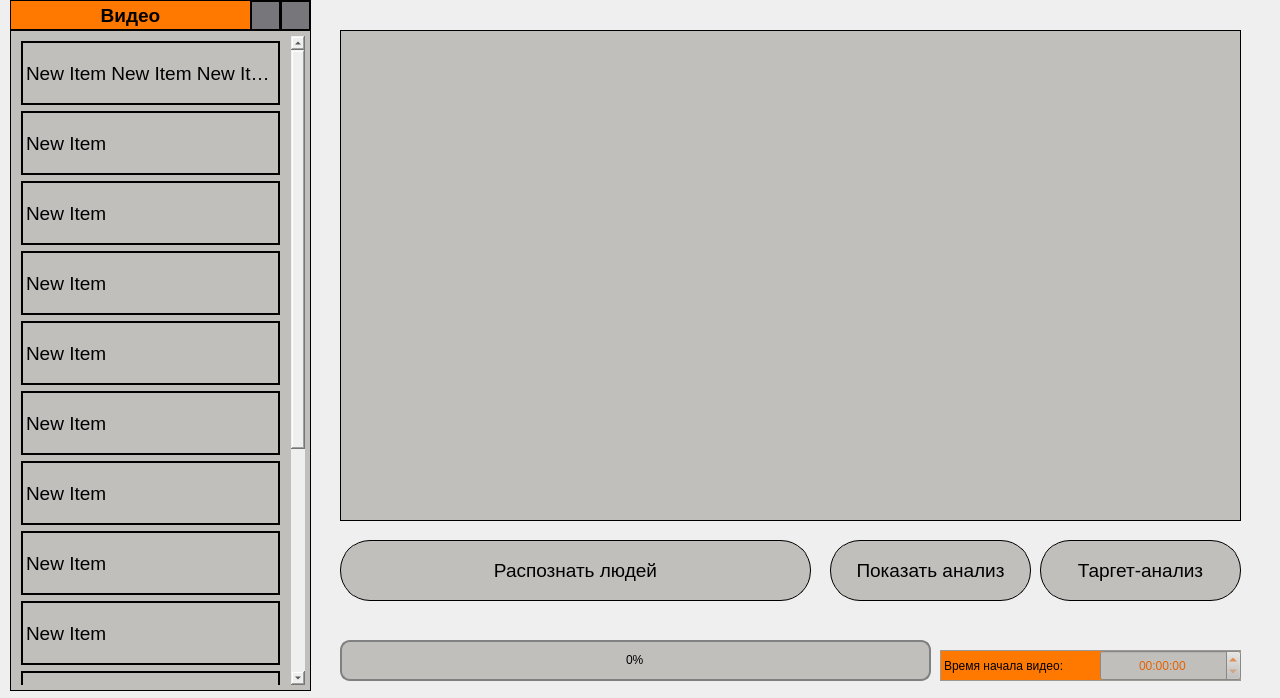
<?xml version="1.0" encoding="UTF-8"?>
<ui version="4.0">
 <class>MainWindow</class>
 <widget class="QMainWindow" name="MainWindow">
  <property name="enabled">
   <bool>true</bool>
  </property>
  <property name="geometry">
   <rect>
    <x>0</x>
    <y>0</y>
    <width>1280</width>
    <height>698</height>
   </rect>
  </property>
  <property name="font">
   <font>
    <weight>50</weight>
    <bold>false</bold>
    <underline>false</underline>
   </font>
  </property>
  <property name="mouseTracking">
   <bool>false</bool>
  </property>
  <property name="focusPolicy">
   <enum>Qt::StrongFocus</enum>
  </property>
  <property name="windowTitle">
   <string>Анализ людей на видеозаписи</string>
  </property>
  <property name="styleSheet">
   <string notr="true">background-color: rgb(239, 239, 239);</string>
  </property>
  <property name="unifiedTitleAndToolBarOnMac">
   <bool>false</bool>
  </property>
  <widget class="QWidget" name="centralwidget">
   <widget class="QListWidget" name="list_view">
    <property name="geometry">
     <rect>
      <x>10</x>
      <y>30</y>
      <width>301</width>
      <height>661</height>
     </rect>
    </property>
    <property name="font">
     <font>
      <pointsize>14</pointsize>
     </font>
    </property>
    <property name="cursor" stdset="0">
     <cursorShape>ArrowCursor</cursorShape>
    </property>
    <property name="focusPolicy">
     <enum>Qt::NoFocus</enum>
    </property>
    <property name="styleSheet">
     <string notr="true">QListView{
	background-color: rgb(192, 191, 188);
	border-color: rgb(0, 0, 0);
	border-style: solid;
	border-width: 1px;
	padding: 5px;
	padding-left: 5px;
}

QListView:item{
	border: 2px solid black;
	margin:5px;
	height:60px;
	width:255px;
}

QListView:item:selected{
	border: 1px solid black;
	background-color: rgba(255, 120, 0, 171);
}</string>
    </property>
    <property name="autoScroll">
     <bool>true</bool>
    </property>
    <property name="iconSize">
     <size>
      <width>35</width>
      <height>35</height>
     </size>
    </property>
    <property name="movement">
     <enum>QListView::Static</enum>
    </property>
    <property name="flow">
     <enum>QListView::LeftToRight</enum>
    </property>
    <property name="isWrapping" stdset="0">
     <bool>true</bool>
    </property>
    <property name="resizeMode">
     <enum>QListView::Fixed</enum>
    </property>
    <property name="layoutMode">
     <enum>QListView::SinglePass</enum>
    </property>
    <property name="spacing">
     <number>0</number>
    </property>
    <property name="gridSize">
     <size>
      <width>200</width>
      <height>70</height>
     </size>
    </property>
    <property name="viewMode">
     <enum>QListView::ListMode</enum>
    </property>
    <property name="modelColumn">
     <number>0</number>
    </property>
    <property name="uniformItemSizes">
     <bool>false</bool>
    </property>
    <property name="wordWrap">
     <bool>false</bool>
    </property>
    <property name="selectionRectVisible">
     <bool>true</bool>
    </property>
    <property name="currentRow">
     <number>-1</number>
    </property>
    <property name="sortingEnabled">
     <bool>false</bool>
    </property>
    <item>
     <property name="text">
      <string>New Item New Item New Item</string>
     </property>
     <property name="icon">
      <iconset>
       <normaloff>pyqt_resources/video_icon.png</normaloff>pyqt_resources/video_icon.png</iconset>
     </property>
    </item>
    <item>
     <property name="text">
      <string>New Item</string>
     </property>
    </item>
    <item>
     <property name="text">
      <string>New Item</string>
     </property>
    </item>
    <item>
     <property name="text">
      <string>New Item</string>
     </property>
    </item>
    <item>
     <property name="text">
      <string>New Item</string>
     </property>
    </item>
    <item>
     <property name="text">
      <string>New Item</string>
     </property>
    </item>
    <item>
     <property name="text">
      <string>New Item</string>
     </property>
    </item>
    <item>
     <property name="text">
      <string>New Item</string>
     </property>
    </item>
    <item>
     <property name="text">
      <string>New Item</string>
     </property>
    </item>
    <item>
     <property name="text">
      <string>New Item</string>
     </property>
    </item>
    <item>
     <property name="text">
      <string>New Item</string>
     </property>
    </item>
    <item>
     <property name="text">
      <string>New Item</string>
     </property>
    </item>
    <item>
     <property name="text">
      <string>New Item</string>
     </property>
    </item>
    <item>
     <property name="text">
      <string>New Item</string>
     </property>
    </item>
   </widget>
   <widget class="QLabel" name="l_videos">
    <property name="geometry">
     <rect>
      <x>10</x>
      <y>0</y>
      <width>241</width>
      <height>30</height>
     </rect>
    </property>
    <property name="font">
     <font>
      <pointsize>14</pointsize>
      <weight>75</weight>
      <bold>true</bold>
     </font>
    </property>
    <property name="styleSheet">
     <string notr="true">background-color: rgb(255, 120, 0);
border-color: rgb(0, 0, 0);
border-style: solid;
border-width: 1px;
</string>
    </property>
    <property name="text">
     <string>Видео</string>
    </property>
    <property name="alignment">
     <set>Qt::AlignCenter</set>
    </property>
   </widget>
   <widget class="QLabel" name="l_preview">
    <property name="geometry">
     <rect>
      <x>340</x>
      <y>30</y>
      <width>901</width>
      <height>491</height>
     </rect>
    </property>
    <property name="styleSheet">
     <string notr="true">background-color: rgb(192, 191, 188);
border-color: rgb(0, 0, 0);
border-style: solid;
border-width: 1px;</string>
    </property>
    <property name="text">
     <string/>
    </property>
   </widget>
   <widget class="QPushButton" name="btn_analyze">
    <property name="enabled">
     <bool>false</bool>
    </property>
    <property name="geometry">
     <rect>
      <x>340</x>
      <y>540</y>
      <width>471</width>
      <height>61</height>
     </rect>
    </property>
    <property name="palette">
     <palette>
      <active>
       <colorrole role="WindowText">
        <brush brushstyle="SolidPattern">
         <color alpha="255">
          <red>0</red>
          <green>0</green>
          <blue>0</blue>
         </color>
        </brush>
       </colorrole>
       <colorrole role="Button">
        <brush brushstyle="SolidPattern">
         <color alpha="255">
          <red>255</red>
          <green>120</green>
          <blue>0</blue>
         </color>
        </brush>
       </colorrole>
       <colorrole role="Text">
        <brush brushstyle="SolidPattern">
         <color alpha="255">
          <red>0</red>
          <green>0</green>
          <blue>0</blue>
         </color>
        </brush>
       </colorrole>
       <colorrole role="ButtonText">
        <brush brushstyle="SolidPattern">
         <color alpha="255">
          <red>0</red>
          <green>0</green>
          <blue>0</blue>
         </color>
        </brush>
       </colorrole>
       <colorrole role="Base">
        <brush brushstyle="SolidPattern">
         <color alpha="255">
          <red>255</red>
          <green>120</green>
          <blue>0</blue>
         </color>
        </brush>
       </colorrole>
       <colorrole role="Window">
        <brush brushstyle="SolidPattern">
         <color alpha="255">
          <red>255</red>
          <green>120</green>
          <blue>0</blue>
         </color>
        </brush>
       </colorrole>
       <colorrole role="PlaceholderText">
        <brush brushstyle="NoBrush">
         <color alpha="128">
          <red>0</red>
          <green>0</green>
          <blue>0</blue>
         </color>
        </brush>
       </colorrole>
      </active>
      <inactive>
       <colorrole role="WindowText">
        <brush brushstyle="SolidPattern">
         <color alpha="255">
          <red>0</red>
          <green>0</green>
          <blue>0</blue>
         </color>
        </brush>
       </colorrole>
       <colorrole role="Button">
        <brush brushstyle="SolidPattern">
         <color alpha="255">
          <red>255</red>
          <green>120</green>
          <blue>0</blue>
         </color>
        </brush>
       </colorrole>
       <colorrole role="Text">
        <brush brushstyle="SolidPattern">
         <color alpha="255">
          <red>0</red>
          <green>0</green>
          <blue>0</blue>
         </color>
        </brush>
       </colorrole>
       <colorrole role="ButtonText">
        <brush brushstyle="SolidPattern">
         <color alpha="255">
          <red>0</red>
          <green>0</green>
          <blue>0</blue>
         </color>
        </brush>
       </colorrole>
       <colorrole role="Base">
        <brush brushstyle="SolidPattern">
         <color alpha="255">
          <red>255</red>
          <green>120</green>
          <blue>0</blue>
         </color>
        </brush>
       </colorrole>
       <colorrole role="Window">
        <brush brushstyle="SolidPattern">
         <color alpha="255">
          <red>255</red>
          <green>120</green>
          <blue>0</blue>
         </color>
        </brush>
       </colorrole>
       <colorrole role="PlaceholderText">
        <brush brushstyle="NoBrush">
         <color alpha="128">
          <red>0</red>
          <green>0</green>
          <blue>0</blue>
         </color>
        </brush>
       </colorrole>
      </inactive>
      <disabled>
       <colorrole role="WindowText">
        <brush brushstyle="SolidPattern">
         <color alpha="255">
          <red>0</red>
          <green>0</green>
          <blue>0</blue>
         </color>
        </brush>
       </colorrole>
       <colorrole role="Button">
        <brush brushstyle="SolidPattern">
         <color alpha="255">
          <red>192</red>
          <green>191</green>
          <blue>188</blue>
         </color>
        </brush>
       </colorrole>
       <colorrole role="Text">
        <brush brushstyle="SolidPattern">
         <color alpha="255">
          <red>0</red>
          <green>0</green>
          <blue>0</blue>
         </color>
        </brush>
       </colorrole>
       <colorrole role="ButtonText">
        <brush brushstyle="SolidPattern">
         <color alpha="255">
          <red>0</red>
          <green>0</green>
          <blue>0</blue>
         </color>
        </brush>
       </colorrole>
       <colorrole role="Base">
        <brush brushstyle="SolidPattern">
         <color alpha="255">
          <red>192</red>
          <green>191</green>
          <blue>188</blue>
         </color>
        </brush>
       </colorrole>
       <colorrole role="Window">
        <brush brushstyle="SolidPattern">
         <color alpha="255">
          <red>192</red>
          <green>191</green>
          <blue>188</blue>
         </color>
        </brush>
       </colorrole>
       <colorrole role="PlaceholderText">
        <brush brushstyle="SolidPattern">
         <color alpha="255">
          <red>0</red>
          <green>0</green>
          <blue>0</blue>
         </color>
        </brush>
       </colorrole>
      </disabled>
     </palette>
    </property>
    <property name="font">
     <font>
      <pointsize>14</pointsize>
      <weight>50</weight>
      <bold>false</bold>
     </font>
    </property>
    <property name="cursor">
     <cursorShape>PointingHandCursor</cursorShape>
    </property>
    <property name="styleSheet">
     <string notr="true">QPushButton {
	border-radius: 30px;
	background-color: rgb(255, 120, 0);
	border-style: solid;
	border-width: 1px;
	border-color: rgb(0, 0, 0);
}

QPushButton:disabled {
	background-color: rgb(192, 191, 188);
	color: rgb(0, 0, 0);
}

QPushButton:hover {
	background-color: qlineargradient(spread:reflect, x1:0.493, y1:0.488545, x2:1, y2:1, stop:0.189055 rgba(255, 120, 0, 255), stop:1 rgba(255, 232, 214, 255));
}</string>
    </property>
    <property name="text">
     <string>Распознать людей</string>
    </property>
   </widget>
   <widget class="QPushButton" name="btn_prev">
    <property name="enabled">
     <bool>false</bool>
    </property>
    <property name="geometry">
     <rect>
      <x>830</x>
      <y>540</y>
      <width>201</width>
      <height>61</height>
     </rect>
    </property>
    <property name="font">
     <font>
      <pointsize>14</pointsize>
      <weight>50</weight>
      <bold>false</bold>
     </font>
    </property>
    <property name="cursor">
     <cursorShape>PointingHandCursor</cursorShape>
    </property>
    <property name="styleSheet">
     <string notr="true">QPushButton {
	border-radius: 30px;
	background-color: rgb(255, 120, 0);
	border-style: solid;
	border-width: 1px;
	border-color: rgb(0, 0, 0);
}

QPushButton:disabled {
	background-color: rgb(192, 191, 188);
	color: rgb(0, 0, 0);
}

QPushButton:hover {
	background-color: qlineargradient(spread:reflect, x1:0.493, y1:0.488545, x2:1, y2:1, stop:0.189055 rgba(255, 120, 0, 255), stop:1 rgba(255, 232, 214, 255));
}</string>
    </property>
    <property name="text">
     <string>Показать анализ</string>
    </property>
   </widget>
   <widget class="QProgressBar" name="progress_bar">
    <property name="enabled">
     <bool>true</bool>
    </property>
    <property name="geometry">
     <rect>
      <x>340</x>
      <y>640</y>
      <width>591</width>
      <height>41</height>
     </rect>
    </property>
    <property name="palette">
     <palette>
      <active>
       <colorrole role="WindowText">
        <brush brushstyle="SolidPattern">
         <color alpha="255">
          <red>0</red>
          <green>0</green>
          <blue>0</blue>
         </color>
        </brush>
       </colorrole>
       <colorrole role="Button">
        <brush brushstyle="SolidPattern">
         <color alpha="255">
          <red>192</red>
          <green>191</green>
          <blue>188</blue>
         </color>
        </brush>
       </colorrole>
       <colorrole role="Text">
        <brush brushstyle="SolidPattern">
         <color alpha="255">
          <red>0</red>
          <green>0</green>
          <blue>0</blue>
         </color>
        </brush>
       </colorrole>
       <colorrole role="ButtonText">
        <brush brushstyle="SolidPattern">
         <color alpha="255">
          <red>0</red>
          <green>0</green>
          <blue>0</blue>
         </color>
        </brush>
       </colorrole>
       <colorrole role="Base">
        <brush brushstyle="SolidPattern">
         <color alpha="255">
          <red>192</red>
          <green>191</green>
          <blue>188</blue>
         </color>
        </brush>
       </colorrole>
       <colorrole role="Window">
        <brush brushstyle="SolidPattern">
         <color alpha="255">
          <red>192</red>
          <green>191</green>
          <blue>188</blue>
         </color>
        </brush>
       </colorrole>
       <colorrole role="PlaceholderText">
        <brush brushstyle="NoBrush">
         <color alpha="128">
          <red>0</red>
          <green>0</green>
          <blue>0</blue>
         </color>
        </brush>
       </colorrole>
      </active>
      <inactive>
       <colorrole role="WindowText">
        <brush brushstyle="SolidPattern">
         <color alpha="255">
          <red>0</red>
          <green>0</green>
          <blue>0</blue>
         </color>
        </brush>
       </colorrole>
       <colorrole role="Button">
        <brush brushstyle="SolidPattern">
         <color alpha="255">
          <red>192</red>
          <green>191</green>
          <blue>188</blue>
         </color>
        </brush>
       </colorrole>
       <colorrole role="Text">
        <brush brushstyle="SolidPattern">
         <color alpha="255">
          <red>0</red>
          <green>0</green>
          <blue>0</blue>
         </color>
        </brush>
       </colorrole>
       <colorrole role="ButtonText">
        <brush brushstyle="SolidPattern">
         <color alpha="255">
          <red>0</red>
          <green>0</green>
          <blue>0</blue>
         </color>
        </brush>
       </colorrole>
       <colorrole role="Base">
        <brush brushstyle="SolidPattern">
         <color alpha="255">
          <red>192</red>
          <green>191</green>
          <blue>188</blue>
         </color>
        </brush>
       </colorrole>
       <colorrole role="Window">
        <brush brushstyle="SolidPattern">
         <color alpha="255">
          <red>192</red>
          <green>191</green>
          <blue>188</blue>
         </color>
        </brush>
       </colorrole>
       <colorrole role="PlaceholderText">
        <brush brushstyle="NoBrush">
         <color alpha="128">
          <red>0</red>
          <green>0</green>
          <blue>0</blue>
         </color>
        </brush>
       </colorrole>
      </inactive>
      <disabled>
       <colorrole role="WindowText">
        <brush brushstyle="SolidPattern">
         <color alpha="255">
          <red>239</red>
          <green>239</green>
          <blue>239</blue>
         </color>
        </brush>
       </colorrole>
       <colorrole role="Button">
        <brush brushstyle="SolidPattern">
         <color alpha="255">
          <red>239</red>
          <green>239</green>
          <blue>239</blue>
         </color>
        </brush>
       </colorrole>
       <colorrole role="Text">
        <brush brushstyle="SolidPattern">
         <color alpha="255">
          <red>239</red>
          <green>239</green>
          <blue>239</blue>
         </color>
        </brush>
       </colorrole>
       <colorrole role="ButtonText">
        <brush brushstyle="SolidPattern">
         <color alpha="255">
          <red>239</red>
          <green>239</green>
          <blue>239</blue>
         </color>
        </brush>
       </colorrole>
       <colorrole role="Base">
        <brush brushstyle="SolidPattern">
         <color alpha="255">
          <red>239</red>
          <green>239</green>
          <blue>239</blue>
         </color>
        </brush>
       </colorrole>
       <colorrole role="Window">
        <brush brushstyle="SolidPattern">
         <color alpha="255">
          <red>239</red>
          <green>239</green>
          <blue>239</blue>
         </color>
        </brush>
       </colorrole>
       <colorrole role="PlaceholderText">
        <brush brushstyle="SolidPattern">
         <color alpha="255">
          <red>239</red>
          <green>239</green>
          <blue>239</blue>
         </color>
        </brush>
       </colorrole>
      </disabled>
     </palette>
    </property>
    <property name="styleSheet">
     <string notr="true">QProgressBar {
	background-color: rgb(192, 191, 188);
	border: 2px solid grey;
	border-radius: 10px;
	text-align: center;
	padding-left:4px;
	padding-right:4px;
}

QProgressBar:chunk {
	background-color: rgb(255, 120, 0);
    width: 10px;
    margin: 1px;
}

QProgressBar:disabled {
	background-color: rgb(239, 239, 239);
	border: 2px solid rgb(239, 239, 239);
	color: rgb(239, 239, 239);
}
</string>
    </property>
    <property name="value">
     <number>0</number>
    </property>
    <property name="textVisible">
     <bool>true</bool>
    </property>
    <property name="invertedAppearance">
     <bool>false</bool>
    </property>
   </widget>
   <widget class="QLabel" name="l_videoname">
    <property name="geometry">
     <rect>
      <x>350</x>
      <y>7</y>
      <width>881</width>
      <height>20</height>
     </rect>
    </property>
    <property name="font">
     <font>
      <pointsize>14</pointsize>
     </font>
    </property>
    <property name="text">
     <string/>
    </property>
    <property name="alignment">
     <set>Qt::AlignCenter</set>
    </property>
   </widget>
   <widget class="QLabel" name="l_appear">
    <property name="geometry">
     <rect>
      <x>940</x>
      <y>650</y>
      <width>301</width>
      <height>31</height>
     </rect>
    </property>
    <property name="styleSheet">
     <string notr="true">border-color: rgb(154, 153, 150);
border-style: solid;
border-width: 1px;
background-color: rgb(255, 120, 0);</string>
    </property>
    <property name="text">
     <string>Время начала видео:</string>
    </property>
   </widget>
   <widget class="QTimeEdit" name="input_appear">
    <property name="geometry">
     <rect>
      <x>1100</x>
      <y>650</y>
      <width>141</width>
      <height>31</height>
     </rect>
    </property>
    <property name="font">
     <font>
      <weight>50</weight>
      <bold>false</bold>
     </font>
    </property>
    <property name="styleSheet">
     <string notr="true">background-color: rgb(192, 191, 188);
color: rgb(230, 97, 0);
border-color: rgb(0, 0, 0);

</string>
    </property>
    <property name="alignment">
     <set>Qt::AlignCenter</set>
    </property>
    <property name="displayFormat">
     <string>HH:mm:ss</string>
    </property>
   </widget>
   <widget class="QPushButton" name="btn_dir">
    <property name="geometry">
     <rect>
      <x>250</x>
      <y>0</y>
      <width>31</width>
      <height>31</height>
     </rect>
    </property>
    <property name="styleSheet">
     <string notr="true">QPushButton {
	border-radius: 30px;
	background-color: rgb(119, 118, 123);
	border-style: solid;
	border-width: 2px;
	border-color: rgb(0, 0, 0);
}</string>
    </property>
    <property name="text">
     <string/>
    </property>
    <property name="icon">
     <iconset>
      <normaloff>pyqt_resources/icon_directory.svg</normaloff>pyqt_resources/icon_directory.svg</iconset>
    </property>
    <property name="iconSize">
     <size>
      <width>21</width>
      <height>21</height>
     </size>
    </property>
    <property name="checkable">
     <bool>false</bool>
    </property>
   </widget>
   <widget class="QPushButton" name="btn_refresh">
    <property name="geometry">
     <rect>
      <x>280</x>
      <y>0</y>
      <width>31</width>
      <height>31</height>
     </rect>
    </property>
    <property name="styleSheet">
     <string notr="true">QPushButton {
	border-radius: 30px;
	background-color: rgb(119, 118, 123);
	border-style: solid;
	border-width: 2px;
	border-color: rgb(0, 0, 0);
}</string>
    </property>
    <property name="text">
     <string/>
    </property>
    <property name="icon">
     <iconset>
      <normaloff>pyqt_resources/icon_refresh.svg</normaloff>pyqt_resources/icon_refresh.svg</iconset>
    </property>
    <property name="iconSize">
     <size>
      <width>21</width>
      <height>21</height>
     </size>
    </property>
   </widget>
   <widget class="QPushButton" name="btn_start_target">
    <property name="enabled">
     <bool>false</bool>
    </property>
    <property name="geometry">
     <rect>
      <x>1040</x>
      <y>540</y>
      <width>201</width>
      <height>61</height>
     </rect>
    </property>
    <property name="font">
     <font>
      <pointsize>14</pointsize>
      <weight>50</weight>
      <bold>false</bold>
     </font>
    </property>
    <property name="cursor">
     <cursorShape>PointingHandCursor</cursorShape>
    </property>
    <property name="styleSheet">
     <string notr="true">QPushButton {
	border-radius: 30px;
	background-color: rgb(255, 120, 0);
	border-style: solid;
	border-width: 1px;
	border-color: rgb(0, 0, 0);
}

QPushButton:disabled {
	background-color: rgb(192, 191, 188);
	color: rgb(0, 0, 0);
}

QPushButton:hover {
	background-color: qlineargradient(spread:reflect, x1:0.493, y1:0.488545, x2:1, y2:1, stop:0.189055 rgba(255, 120, 0, 255), stop:1 rgba(255, 232, 214, 255));
}</string>
    </property>
    <property name="text">
     <string>Таргет-анализ</string>
    </property>
   </widget>
  </widget>
 </widget>
 <resources/>
 <connections/>
</ui>
